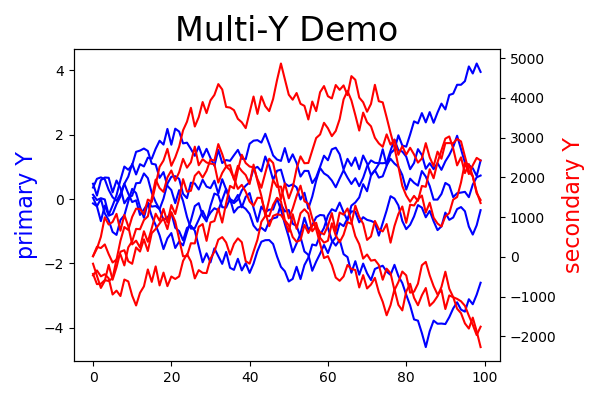

The script that saved this image:
import matplotlib.pyplot as plt
import numpy as np

def randomData():
    return np.cumsum(np.random.random_sample(100)-.5)

plt.figure(figsize=(6, 4))

axis1 = plt.gca()
axis1.set_ylabel("primary Y", color='b', fontsize=16)

for i in range(5):
    axis1.plot(randomData(), color='b')

axis2 = axis1.twinx()
axis2.set_ylabel("secondary Y", color='r', fontsize=16)
for i in range(5):
    axis2.plot(randomData()*1000, color='r')

plt.title("Multi-Y Demo", fontsize=24)
plt.tight_layout()
plt.savefig("multi-y.png")
plt.show()